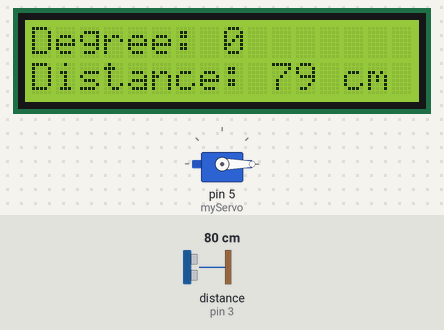
Simulated run of this sketch. Board: Arduino Uno, built with avr-gcc and run on an emulated ATmega328P. On the bench: 16×2 character LCD, servo. Wiring (inferred from the names in the program): ultrasonic range finder: trigger pin 2; echo pin 3. Inputs (shaded band) come from the test bench; at power-on: distance to the obstacle (sensor on pin 3) 80 cm. The echo pulse lasts 58.3 µs per cm.

Above: at 1.2 s.
1.3 s: distance to the obstacle (sensor on pin 3) set to 2 cm
At 2.6 s:
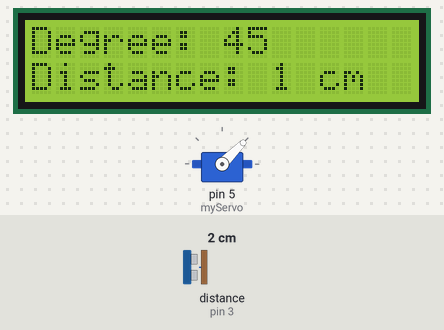
6.1 s: distance to the obstacle (sensor on pin 3) set to 4 cm
At 7.8 s:
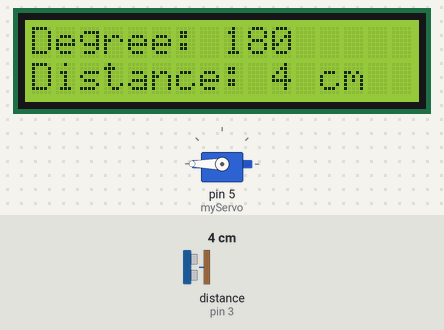
11.2 s: distance to the obstacle (sensor on pin 3) set to 9 cm
At 14.0 s:
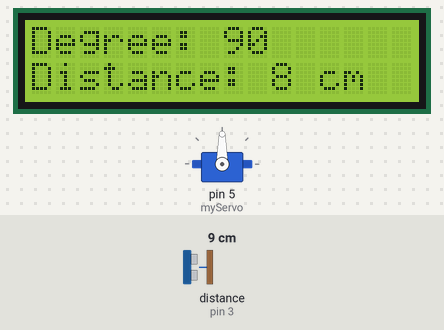
Timing chart, 0 to 20.2 s (numbered marks = the images above; inputs shaded):
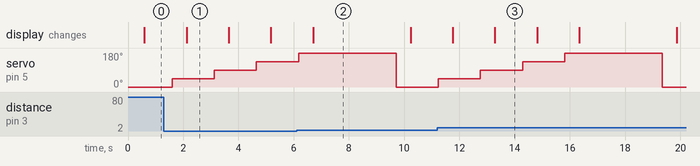

The sketch:

Ultrasonic_Radar.ino
```cpp
#include <Servo.h>
#include <LiquidCrystal_I2C.h>
LiquidCrystal_I2C lcd(0x27, 16, 2); // Creates a lcd object for controlling the LCD
Servo myServo; // Creates a servo object for controlling the servo motor
const int trigPin = 2; // Define on which pin is the sensor Trig pin attached
const int echoPin = 3; // Define on which pin is the sensor Echo pin attached
const float speedOfSound = 0.0343; // cm/µS
const int maxRange = 400; // cm
const int timeForServoToGetIntoPosition = 500; // mS
const int intervalBetweenDegrees = 1000; // mS
const int intervalBetweenMeasurements = 2000; // mS
const int NUMBER_OF_DEGREES = 5;
int degrees[NUMBER_OF_DEGREES] = {0, 45, 90, 135, 180};
// List of degrees to take measurments for
long duration; // to hold the duration value later
int distance; // to hold the distance value later
void setup()
{
pinMode(trigPin, OUTPUT); // Set up trigPin as output
pinMode(echoPin, INPUT); // Set up echoPin as input
lcd.init(); // Start the LCD
lcd.backlight(); // And turn on the backlight
myServo.attach(5); // Defines on which pin is the servo motor attached
}
void loop() {
for (int i = 0; i < NUMBER_OF_DEGREES; i++) {
// For each degree in the array

myServo.write(degrees[i]); // Turn the servo to the degree
delay(timeForServoToGetIntoPosition); // Wait for Servo to get into position
// Sets the trigPin on HIGH state for 10 micro seconds
digitalWrite(trigPin, LOW);
delayMicroseconds(2);
digitalWrite(trigPin, HIGH);
delayMicroseconds(10);
digitalWrite(trigPin, LOW);
duration = pulseIn(echoPin, HIGH);
// Read the echoPin, returns the sound wave travel time in microseconds
distance = duration * speedOfSound / 2; // Calculate the distance
// Print the current degree
lcd.setCursor(0, 0);
lcd.print("Degree: ");
lcd.print(degrees[i]);
lcd.print(" ");
// Print the corresponding distance
lcd.setCursor(0, 1);
lcd.print("Distance: ");
lcd.print(distance);
lcd.print(" cm ");
delay(intervalBetweenDegrees);
}
delay(intervalBetweenMeasurements);
}
```

Measured:
- what the display in image 1 shows lasts 1.5 s, from 2.1 s to 3.6 s
- what the display in image 2 shows lasts 3.5 s, from 6.7 s to 10.2 s
